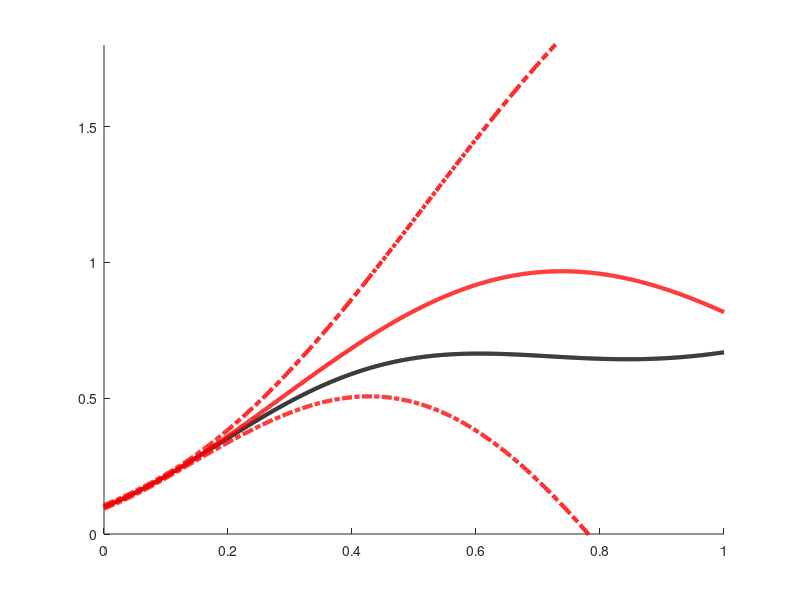

The MATLAB script that drew this image: (Note: this script raises an error after producing the figure.)
clear all;
close all;


%load('res_PIGP.mat');
load('./GPR_SKL_res.mat');
load('./ode_extrap.mat');
gt = [train; test];
x = gt(:, 1);
pred_mean = [tr_pred_mean;te_pred_mean];
pred_std = [tr_pred_std;te_pred_std] * 2;
upper = pred_mean + pred_std;
lower = pred_mean - pred_std;
hold on;
plot(x,gt(:,2),'k','LineWidth',3);
plot(x,pred_mean,'r','LineWidth',3);
plot(x,lower,'r-.','LineWidth',3);
plot(x,upper,'r-.','LineWidth',3);


ylim([0,1.8]);

stdshade(pred_mean,pred_std,0.1,'r',x,[])

[x,y] = meshgrid(0.1,0:0.1:1);

% figure(2)
plot(x(:),y(:),'g-.','LineWidth',3)
set(gca,'FontSize',45)
box on
grid on 
xlim([0,1])
ylim([0,1])
xticks([ 0.1, 0.5, 1])
yticks([0:0.5:1])
xlabel('t');
%ylabel('f(t)');



print('GPR_SKL_ode_extrap','-depsc')

% pred_var = pred_var';
% gtruth = y_test;
% plot(0.101:0.001:1.0, pred_mean, 'r');
% hold on;
% plot(0.101:0.001:1.0, gtruth, 'k');
% upper = pred_mean + sqrt(pred_var);
% lower = pred_mean - sqrt(pred_var);
% plot(0.101:0.001:1.0, upper, 'r');
% plot(0.101:0.001:1.0, lower, 'r');



